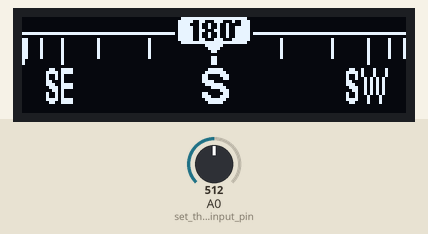
This sketch was run on a simulated Arduino Uno, built with avr-gcc and run on an emulated ATmega328P. Parts: 128×32 one-colour display. The inputs (shaded band) are chosen by the test bench; at power-on: A0 (set_the_analog_input_pin) = 512.

Above: at 1.2 s.
1.3 s: A0 (set_the_analog_input_pin) set to 716
At 2.5 s:
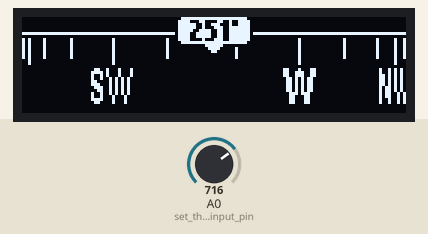
2.8 s: A0 (set_the_analog_input_pin) set to 900
At 3.6 s:
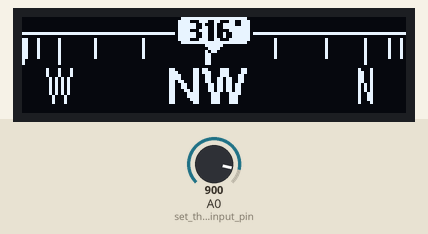
4.3 s: A0 (set_the_analog_input_pin) set to 1023
At 5.5 s:
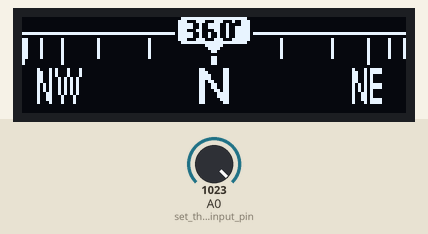
5.8 s: A0 (set_the_analog_input_pin) set to 306
At 6.6 s:
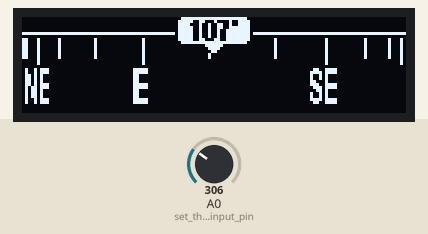
7.3 s: A0 (set_the_analog_input_pin) set to 122
At 8.2 s:
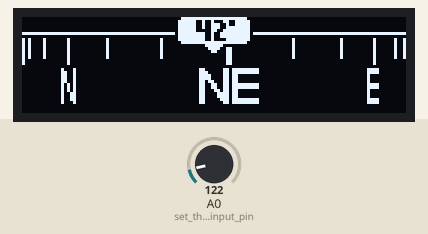
8.8 s: A0 (set_the_analog_input_pin) set to 54
At 9.2 s:
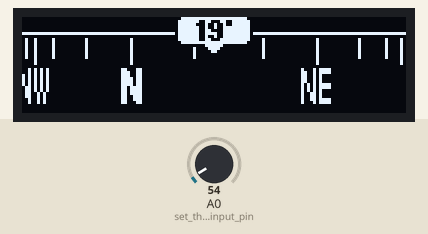
Timing chart, 0 to 11.3 s (numbered marks = the images above; inputs shaded):
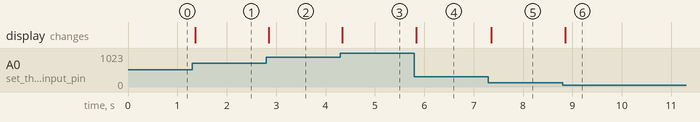

Measured:
- after the input at 1.3 s, the display: changes after 0.06 s (image 1)
- after the input at 2.8 s, the display: changes after 0.05 s (image 2)
- after the input at 4.3 s, the display: changes at once (image 3)
- after the input at 5.8 s, the display: changes at once (image 4)
- after the input at 7.3 s, the display: changes after 0.05 s (image 5)
- after the input at 8.8 s, the display: changes after 0.05 s (image 6)

The sketch:

arduino_oled_3d_compass__upir.ino
```cpp
#include <Arduino.h>
#include <U8g2lib.h> // u8g2 library is used to draw graphics on the OLED display
#include <Wire.h> // library required for IIC communication

//U8G2_SSD1306_128X64_NONAME_F_HW_I2C u8g2(U8G2_R0, /* reset=*/ U8X8_PIN_NONE); // initialization for the 128x64px OLED display
U8G2_SSD1306_128X32_UNIVISION_F_HW_I2C u8g2(U8G2_R0, /* reset=*/ U8X8_PIN_NONE); // initialization for the 128x32px OLED display, [full framebuffer, size = 512 bytes]


// two bubble images were drawn in Photopea and arrays were created using the image2cpp website

// 'img_bubble_fill', 26x13px
const unsigned char epd_bitmap_img_bubble_fill [] PROGMEM = {
  0xfc, 0xff, 0xff, 0x00, 0xfe, 0xff, 0xff, 0x01, 0xfe, 0xff, 0xff, 0x01, 0xfe, 0xff, 0xff, 0x01,
  0xfe, 0xff, 0xff, 0x01, 0xfe, 0xff, 0xff, 0x01, 0xfe, 0xff, 0xff, 0x01, 0xfe, 0xff, 0xff, 0x01,
  0xfc, 0xff, 0xff, 0x00, 0x00, 0xfc, 0x00, 0x00, 0x00, 0x78, 0x00, 0x00, 0x00, 0x30, 0x00, 0x00,
  0x00, 0x00, 0x00, 0x00
};
// 'img_bubble_outline', 26x13px
const unsigned char epd_bitmap_img_bubble_outline [] PROGMEM = {
  0xfe, 0xff, 0xff, 0x01, 0xff, 0xff, 0xff, 0x03, 0xff, 0xff, 0xff, 0x03, 0xff, 0xff, 0xff, 0x03,
  0xff, 0xff, 0xff, 0x03, 0xff, 0xff, 0xff, 0x03, 0xff, 0xff, 0xff, 0x03, 0xff, 0xff, 0xff, 0x03,
  0xfe, 0xff, 0xff, 0x01, 0xfc, 0xff, 0xff, 0x00, 0x00, 0xfc, 0x00, 0x00, 0x00, 0x78, 0x00, 0x00,
  0x00, 0x30, 0x00, 0x00
};


// scaled labels as images

// '000_letter_n_0', 26x12px
const unsigned char epd_bitmap_000_letter_n_0 [] PROGMEM = {
  0x00, 0x48, 0x00, 0x00, 0x00, 0x48, 0x00, 0x00, 0x00, 0x58, 0x00, 0x00, 0x00, 0x58, 0x00, 0x00,
  0x00, 0x58, 0x00, 0x00, 0x00, 0x58, 0x00, 0x00, 0x00, 0x68, 0x00, 0x00, 0x00, 0x68, 0x00, 0x00,
  0x00, 0x68, 0x00, 0x00, 0x00, 0x68, 0x00, 0x00, 0x00, 0x48, 0x00, 0x00, 0x00, 0x48, 0x00, 0x00
};
// '000_letter_n_1', 26x12px
const unsigned char epd_bitmap_000_letter_n_1 [] PROGMEM = {
  0x00, 0x88, 0x00, 0x00, 0x00, 0x98, 0x00, 0x00, 0x00, 0x98, 0x00, 0x00, 0x00, 0x98, 0x00, 0x00,
  0x00, 0x98, 0x00, 0x00, 0x00, 0xa8, 0x00, 0x00, 0x00, 0xa8, 0x00, 0x00, 0x00, 0xa8, 0x00, 0x00,
  0x00, 0xc8, 0x00, 0x00, 0x00, 0xc8, 0x00, 0x00, 0x00, 0xc8, 0x00, 0x00, 0x00, 0x88, 0x00, 0x00
};
// '000_letter_n_2', 26x12px
const unsigned char epd_bitmap_000_letter_n_2 [] PROGMEM = {
  0x00, 0x8c, 0x01, 0x00, 0x00, 0x9c, 0x01, 0x00, 0x00, 0x9c, 0x01, 0x00, 0x00, 0xbc, 0x01, 0x00,
  0x00, 0xbc, 0x01, 0x00, 0x00, 0xbc, 0x01, 0x00, 0x00, 0xec, 0x01, 0x00, 0x00, 0xec, 0x01, 0x00,
  0x00, 0xec, 0x01, 0x00, 0x00, 0xcc, 0x01, 0x00, 0x00, 0xcc, 0x01, 0x00, 0x00, 0x8c, 0x01, 0x00
};
// '000_letter_n_3', 26x12px
const unsigned char epd_bitmap_000_letter_n_3 [] PROGMEM = {
  0x00, 0x03, 0x03, 0x00, 0x00, 0x07, 0x03, 0x00, 0x00, 0x0f, 0x03, 0x00, 0x00, 0x0f, 0x03, 0x00,
  0x00, 0x1b, 0x03, 0x00, 0x00, 0x33, 0x03, 0x00, 0x00, 0x33, 0x03, 0x00, 0x00, 0x63, 0x03, 0x00,
  0x00, 0xc3, 0x03, 0x00, 0x00, 0xc3, 0x03, 0x00, 0x00, 0x83, 0x03, 0x00, 0x00, 0x03, 0x03, 0x00
};
// '045_letter_ne_0', 26x12px
const unsigned char epd_bitmap_045_letter_ne_0 [] PROGMEM = {
  0x00, 0xd2, 0x01, 0x00, 0x00, 0xd2, 0x01, 0x00, 0x00, 0x56, 0x00, 0x00, 0x00, 0x56, 0x00, 0x00,
  0x00, 0x56, 0x00, 0x00, 0x00, 0xd6, 0x01, 0x00, 0x00, 0xda, 0x01, 0x00, 0x00, 0x5a, 0x00, 0x00,
  0x00, 0x5a, 0x00, 0x00, 0x00, 0x5a, 0x00, 0x00, 0x00, 0xd2, 0x01, 0x00, 0x00, 0xd2, 0x01, 0x00
};
// '045_letter_ne_1', 26x12px
const unsigned char epd_bitmap_045_letter_ne_1 [] PROGMEM = {
  0x00, 0xd1, 0x03, 0x00, 0x00, 0xd3, 0x03, 0x00, 0x00, 0x53, 0x00, 0x00, 0x00, 0x53, 0x00, 0x00,
  0x00, 0x53, 0x00, 0x00, 0x00, 0xd5, 0x03, 0x00, 0x00, 0xd5, 0x03, 0x00, 0x00, 0x55, 0x00, 0x00,
  0x00, 0x59, 0x00, 0x00, 0x00, 0x59, 0x00, 0x00, 0x00, 0xd9, 0x03, 0x00, 0x00, 0xd1, 0x03, 0x00
};
// '045_letter_ne_2', 26x12px
const unsigned char epd_bitmap_045_letter_ne_2 [] PROGMEM = {
  0xc0, 0xd8, 0x0f, 0x00, 0xc0, 0xd9, 0x0f, 0x00, 0xc0, 0xd9, 0x00, 0x00, 0xc0, 0xdb, 0x00, 0x00,
  0xc0, 0xdb, 0x00, 0x00, 0xc0, 0xdb, 0x0f, 0x00, 0xc0, 0xde, 0x0f, 0x00, 0xc0, 0xde, 0x00, 0x00,
  0xc0, 0xde, 0x00, 0x00, 0xc0, 0xdc, 0x00, 0x00, 0xc0, 0xdc, 0x0f, 0x00, 0xc0, 0xd8, 0x0f, 0x00
};
// '045_letter_ne_3', 26x12px
const unsigned char epd_bitmap_045_letter_ne_3 [] PROGMEM = {
  0x18, 0xd8, 0x7f, 0x00, 0x38, 0xd8, 0x7f, 0x00, 0x78, 0xd8, 0x00, 0x00, 0x78, 0xd8, 0x00, 0x00,
  0xd8, 0xd8, 0x00, 0x00, 0x98, 0xd9, 0x7f, 0x00, 0x98, 0xd9, 0x7f, 0x00, 0x18, 0xdb, 0x00, 0x00,
  0x18, 0xde, 0x00, 0x00, 0x18, 0xde, 0x00, 0x00, 0x18, 0xdc, 0x7f, 0x00, 0x18, 0xd8, 0x7f, 0x00
};
// '090_letter_e_0', 26x12px
const unsigned char epd_bitmap_090_letter_e_0 [] PROGMEM = {
  0x00, 0x38, 0x00, 0x00, 0x00, 0x38, 0x00, 0x00, 0x00, 0x08, 0x00, 0x00, 0x00, 0x08, 0x00, 0x00,
  0x00, 0x08, 0x00, 0x00, 0x00, 0x38, 0x00, 0x00, 0x00, 0x38, 0x00, 0x00, 0x00, 0x08, 0x00, 0x00,
  0x00, 0x08, 0x00, 0x00, 0x00, 0x08, 0x00, 0x00, 0x00, 0x38, 0x00, 0x00, 0x00, 0x38, 0x00, 0x00
};
// '090_letter_e_1', 26x12px
const unsigned char epd_bitmap_090_letter_e_1 [] PROGMEM = {
  0x00, 0x78, 0x00, 0x00, 0x00, 0x78, 0x00, 0x00, 0x00, 0x08, 0x00, 0x00, 0x00, 0x08, 0x00, 0x00,
  0x00, 0x08, 0x00, 0x00, 0x00, 0x78, 0x00, 0x00, 0x00, 0x78, 0x00, 0x00, 0x00, 0x08, 0x00, 0x00,
  0x00, 0x08, 0x00, 0x00, 0x00, 0x08, 0x00, 0x00, 0x00, 0x78, 0x00, 0x00, 0x00, 0x78, 0x00, 0x00
};
// '090_letter_e_2', 26x12px
const unsigned char epd_bitmap_090_letter_e_2 [] PROGMEM = {
  0x00, 0x7c, 0x00, 0x00, 0x00, 0x7c, 0x00, 0x00, 0x00, 0x0c, 0x00, 0x00, 0x00, 0x0c, 0x00, 0x00,
  0x00, 0x0c, 0x00, 0x00, 0x00, 0x7c, 0x00, 0x00, 0x00, 0x7c, 0x00, 0x00, 0x00, 0x0c, 0x00, 0x00,
  0x00, 0x0c, 0x00, 0x00, 0x00, 0x0c, 0x00, 0x00, 0x00, 0x7c, 0x00, 0x00, 0x00, 0x7c, 0x00, 0x00
};
// '090_letter_e_3', 26x12px
const unsigned char epd_bitmap_090_letter_e_3 [] PROGMEM = {
  0x00, 0xfe, 0x03, 0x00, 0x00, 0xfe, 0x03, 0x00, 0x00, 0x06, 0x00, 0x00, 0x00, 0x06, 0x00, 0x00,
  0x00, 0x06, 0x00, 0x00, 0x00, 0xfe, 0x03, 0x00, 0x00, 0xfe, 0x03, 0x00, 0x00, 0x06, 0x00, 0x00,
  0x00, 0x06, 0x00, 0x00, 0x00, 0x06, 0x00, 0x00, 0x00, 0xfe, 0x03, 0x00, 0x00, 0xfe, 0x03, 0x00
};
// '135_letter_se_1', 26x12px
const unsigned char epd_bitmap_135_letter_se_1 [] PROGMEM = {
  0x00, 0xe6, 0x01, 0x00, 0x00, 0xef, 0x01, 0x00, 0x00, 0x29, 0x00, 0x00, 0x00, 0x29, 0x00, 0x00,
  0x00, 0x23, 0x00, 0x00, 0x00, 0xe7, 0x01, 0x00, 0x00, 0xee, 0x01, 0x00, 0x00, 0x2c, 0x00, 0x00,
  0x00, 0x29, 0x00, 0x00, 0x00, 0x29, 0x00, 0x00, 0x00, 0xef, 0x01, 0x00, 0x00, 0xe6, 0x01, 0x00
};
// '135_letter_se_0', 26x12px
const unsigned char epd_bitmap_135_letter_se_0 [] PROGMEM = {
  0x00, 0xe4, 0x00, 0x00, 0x00, 0xee, 0x00, 0x00, 0x00, 0x2a, 0x00, 0x00, 0x00, 0x2a, 0x00, 0x00,
  0x00, 0x22, 0x00, 0x00, 0x00, 0xe6, 0x00, 0x00, 0x00, 0xec, 0x00, 0x00, 0x00, 0x28, 0x00, 0x00,
  0x00, 0x2a, 0x00, 0x00, 0x00, 0x2a, 0x00, 0x00, 0x00, 0xee, 0x00, 0x00, 0x00, 0xe4, 0x00, 0x00
};
// '135_letter_se_2', 26x12px
const unsigned char epd_bitmap_135_letter_se_2 [] PROGMEM = {
  0x00, 0xcf, 0x07, 0x00, 0x80, 0xdf, 0x07, 0x00, 0x80, 0xd9, 0x00, 0x00, 0x80, 0xd9, 0x00, 0x00,
  0x80, 0xc3, 0x00, 0x00, 0x00, 0xcf, 0x07, 0x00, 0x00, 0xde, 0x07, 0x00, 0x00, 0xdc, 0x00, 0x00,
  0x80, 0xd9, 0x00, 0x00, 0x80, 0xd9, 0x00, 0x00, 0x00, 0xdf, 0x07, 0x00, 0x00, 0xcf, 0x07, 0x00
};
// '135_letter_se_3', 26x12px
const unsigned char epd_bitmap_135_letter_se_3 [] PROGMEM = {
  0xe0, 0xc3, 0x7f, 0x00, 0xf0, 0xc7, 0x7f, 0x00, 0x18, 0xce, 0x00, 0x00, 0x18, 0xcc, 0x00, 0x00,
  0x78, 0xc0, 0x00, 0x00, 0xf0, 0xc3, 0x7f, 0x00, 0xc0, 0xc7, 0x7f, 0x00, 0x00, 0xce, 0x00, 0x00,
  0x18, 0xcc, 0x00, 0x00, 0x38, 0xce, 0x00, 0x00, 0xf0, 0xc7, 0x7f, 0x00, 0xe0, 0xc3, 0x7f, 0x00
};
// '180_letter_s_0', 26x12px
const unsigned char epd_bitmap_180_letter_s_0 [] PROGMEM = {
  0x00, 0x20, 0x00, 0x00, 0x00, 0x70, 0x00, 0x00, 0x00, 0x50, 0x00, 0x00, 0x00, 0x50, 0x00, 0x00,
  0x00, 0x10, 0x00, 0x00, 0x00, 0x30, 0x00, 0x00, 0x00, 0x60, 0x00, 0x00, 0x00, 0x40, 0x00, 0x00,
  0x00, 0x50, 0x00, 0x00, 0x00, 0x50, 0x00, 0x00, 0x00, 0x70, 0x00, 0x00, 0x00, 0x20, 0x00, 0x00
};
// '180_letter_s_1', 26x12px
const unsigned char epd_bitmap_180_letter_s_1 [] PROGMEM = {
  0x00, 0x30, 0x00, 0x00, 0x00, 0x78, 0x00, 0x00, 0x00, 0x48, 0x00, 0x00, 0x00, 0x48, 0x00, 0x00,
  0x00, 0x18, 0x00, 0x00, 0x00, 0x38, 0x00, 0x00, 0x00, 0x70, 0x00, 0x00, 0x00, 0x60, 0x00, 0x00,
  0x00, 0x48, 0x00, 0x00, 0x00, 0x48, 0x00, 0x00, 0x00, 0x78, 0x00, 0x00, 0x00, 0x30, 0x00, 0x00
};
// '180_letter_s_2', 26x12px
const unsigned char epd_bitmap_180_letter_s_2 [] PROGMEM = {
  0x00, 0x78, 0x00, 0x00, 0x00, 0xfc, 0x00, 0x00, 0x00, 0xcc, 0x00, 0x00, 0x00, 0xcc, 0x00, 0x00,
  0x00, 0x1c, 0x00, 0x00, 0x00, 0x78, 0x00, 0x00, 0x00, 0xf0, 0x00, 0x00, 0x00, 0xe0, 0x00, 0x00,
  0x00, 0xcc, 0x00, 0x00, 0x00, 0xcc, 0x00, 0x00, 0x00, 0xf8, 0x00, 0x00, 0x00, 0x78, 0x00, 0x00
};
// '180_letter_s_3', 26x12px
const unsigned char epd_bitmap_180_letter_s_3 [] PROGMEM = {
  0x00, 0xf8, 0x00, 0x00, 0x00, 0xfc, 0x01, 0x00, 0x00, 0x86, 0x03, 0x00, 0x00, 0x06, 0x03, 0x00,
  0x00, 0x1e, 0x00, 0x00, 0x00, 0xfc, 0x00, 0x00, 0x00, 0xf0, 0x01, 0x00, 0x00, 0x80, 0x03, 0x00,
  0x00, 0x06, 0x03, 0x00, 0x00, 0x8e, 0x03, 0x00, 0x00, 0xfc, 0x01, 0x00, 0x00, 0xf8, 0x00, 0x00
};
// '225_letter_sw_0', 26x12px
const unsigned char epd_bitmap_225_letter_sw_0 [] PROGMEM = {
  0x00, 0x52, 0x01, 0x00, 0x00, 0x57, 0x01, 0x00, 0x00, 0x55, 0x01, 0x00, 0x00, 0x55, 0x01, 0x00,
  0x00, 0x51, 0x01, 0x00, 0x00, 0x53, 0x01, 0x00, 0x00, 0x56, 0x01, 0x00, 0x00, 0x54, 0x01, 0x00,
  0x00, 0xa5, 0x00, 0x00, 0x00, 0xa5, 0x00, 0x00, 0x00, 0xa7, 0x00, 0x00, 0x00, 0xa2, 0x00, 0x00
};
// '225_letter_sw_1', 26x12px
const unsigned char epd_bitmap_225_letter_sw_1 [] PROGMEM = {
  0x80, 0x89, 0x08, 0x00, 0xc0, 0x8b, 0x08, 0x00, 0x40, 0x8a, 0x08, 0x00, 0x40, 0x52, 0x05, 0x00,
  0xc0, 0x50, 0x05, 0x00, 0xc0, 0x51, 0x05, 0x00, 0x80, 0x53, 0x05, 0x00, 0x00, 0x53, 0x05, 0x00,
  0x40, 0x52, 0x05, 0x00, 0x40, 0x22, 0x02, 0x00, 0xc0, 0x23, 0x02, 0x00, 0x80, 0x21, 0x02, 0x00
};
// '225_letter_sw_2', 26x12px
const unsigned char epd_bitmap_225_letter_sw_2 [] PROGMEM = {
  0xc0, 0x33, 0x62, 0x00, 0xe0, 0x37, 0x66, 0x00, 0x60, 0x36, 0x67, 0x00, 0x60, 0x66, 0x35, 0x00,
  0xe0, 0x60, 0x35, 0x00, 0xc0, 0x63, 0x35, 0x00, 0x80, 0x67, 0x35, 0x00, 0x00, 0x67, 0x35, 0x00,
  0x60, 0xc6, 0x1d, 0x00, 0x60, 0xc6, 0x18, 0x00, 0xc0, 0xc7, 0x18, 0x00, 0xc0, 0xc3, 0x18, 0x00
};
// '225_letter_sw_3', 26x12px
const unsigned char epd_bitmap_225_letter_sw_3 [] PROGMEM = {
  0xf8, 0x18, 0x0e, 0x03, 0xfc, 0x39, 0x0e, 0x03, 0x86, 0x33, 0x8e, 0x01, 0x06, 0x33, 0x9b, 0x01,
  0x1e, 0x30, 0x9b, 0x01, 0xfc, 0x60, 0xdb, 0x00, 0xf0, 0x61, 0xdb, 0x00, 0x80, 0x63, 0xdb, 0x00,
  0x06, 0xc3, 0xf1, 0x00, 0x8e, 0xc3, 0x71, 0x00, 0xfc, 0xc1, 0x71, 0x00, 0xf8, 0xc0, 0x71, 0x00
};
// '270_letter_w_1', 26x12px
const unsigned char epd_bitmap_270_letter_w_1 [] PROGMEM = {
  0x00, 0x22, 0x02, 0x00, 0x00, 0x22, 0x02, 0x00, 0x00, 0x22, 0x02, 0x00, 0x00, 0x54, 0x01, 0x00,
  0x00, 0x54, 0x01, 0x00, 0x00, 0x54, 0x01, 0x00, 0x00, 0x54, 0x01, 0x00, 0x00, 0x54, 0x01, 0x00,
  0x00, 0x54, 0x01, 0x00, 0x00, 0x88, 0x00, 0x00, 0x00, 0x88, 0x00, 0x00, 0x00, 0x88, 0x00, 0x00
};
// '270_letter_w_0', 26x12px
const unsigned char epd_bitmap_270_letter_w_0 [] PROGMEM = {
  0x00, 0xa8, 0x00, 0x00, 0x00, 0xa8, 0x00, 0x00, 0x00, 0xa8, 0x00, 0x00, 0x00, 0xa8, 0x00, 0x00,
  0x00, 0xa8, 0x00, 0x00, 0x00, 0xa8, 0x00, 0x00, 0x00, 0xa8, 0x00, 0x00, 0x00, 0xa8, 0x00, 0x00,
  0x00, 0x50, 0x00, 0x00, 0x00, 0x50, 0x00, 0x00, 0x00, 0x50, 0x00, 0x00, 0x00, 0x50, 0x00, 0x00
};
// '270_letter_w_2', 26x12px
const unsigned char epd_bitmap_270_letter_w_2 [] PROGMEM = {
  0x00, 0x23, 0x06, 0x00, 0x00, 0x73, 0x06, 0x00, 0x00, 0x73, 0x06, 0x00, 0x00, 0x56, 0x03, 0x00,
  0x00, 0x56, 0x03, 0x00, 0x00, 0x56, 0x03, 0x00, 0x00, 0x56, 0x03, 0x00, 0x00, 0x56, 0x03, 0x00,
  0x00, 0xdc, 0x01, 0x00, 0x00, 0x8c, 0x01, 0x00, 0x00, 0x8c, 0x01, 0x00, 0x00, 0x8c, 0x01, 0x00
};
// '270_letter_w_3', 26x12px
const unsigned char epd_bitmap_270_letter_w_3 [] PROGMEM = {
  0xc0, 0x70, 0x18, 0x00, 0xc0, 0x71, 0x18, 0x00, 0x80, 0x71, 0x0c, 0x00, 0x80, 0xd9, 0x0c, 0x00,
  0x80, 0xd9, 0x0c, 0x00, 0x00, 0xdb, 0x06, 0x00, 0x00, 0xdb, 0x06, 0x00, 0x00, 0xdb, 0x06, 0x00,
  0x00, 0x8e, 0x07, 0x00, 0x00, 0x8e, 0x03, 0x00, 0x00, 0x8e, 0x03, 0x00, 0x00, 0x8e, 0x03, 0x00
};
// '315_letter_nw_1', 26x12px
const unsigned char epd_bitmap_315_letter_nw_1 [] PROGMEM = {
  0x20, 0x8a, 0x08, 0x00, 0x60, 0x8a, 0x08, 0x00, 0x60, 0x8a, 0x08, 0x00, 0x60, 0x52, 0x05, 0x00,
  0x60, 0x52, 0x05, 0x00, 0xa0, 0x52, 0x05, 0x00, 0xa0, 0x52, 0x05, 0x00, 0xa0, 0x52, 0x05, 0x00,
  0x20, 0x53, 0x05, 0x00, 0x20, 0x23, 0x02, 0x00, 0x20, 0x23, 0x02, 0x00, 0x20, 0x22, 0x02, 0x00
};
// '315_letter_nw_0', 26x12px
const unsigned char epd_bitmap_315_letter_nw_0 [] PROGMEM = {
  0x00, 0xa9, 0x02, 0x00, 0x00, 0xa9, 0x02, 0x00, 0x00, 0xab, 0x02, 0x00, 0x00, 0xab, 0x02, 0x00,
  0x00, 0xab, 0x02, 0x00, 0x00, 0xab, 0x02, 0x00, 0x00, 0xad, 0x02, 0x00, 0x00, 0xad, 0x02, 0x00,
  0x00, 0x4d, 0x01, 0x00, 0x00, 0x4d, 0x01, 0x00, 0x00, 0x49, 0x01, 0x00, 0x00, 0x49, 0x01, 0x00
};
// '315_letter_nw_2', 26x12px
const unsigned char epd_bitmap_315_letter_nw_2 [] PROGMEM = {
  0x60, 0x36, 0x62, 0x00, 0xe0, 0x36, 0x67, 0x00, 0xe0, 0x36, 0x67, 0x00, 0xe0, 0x67, 0x35, 0x00,
  0xe0, 0x67, 0x35, 0x00, 0xe0, 0x67, 0x35, 0x00, 0xe0, 0x67, 0x35, 0x00, 0xe0, 0x67, 0x35, 0x00,
  0xe0, 0xc7, 0x1d, 0x00, 0x60, 0xc7, 0x18, 0x00, 0x60, 0xc7, 0x18, 0x00, 0x60, 0xc6, 0x18, 0x00
};
// '315_letter_nw_3', 26x12px
const unsigned char epd_bitmap_315_letter_nw_3 [] PROGMEM = {
  0x03, 0x1b, 0x0e, 0x03, 0x07, 0x3b, 0x0e, 0x03, 0x0f, 0x33, 0x8e, 0x01, 0x0f, 0x33, 0x9b, 0x01,
  0x1b, 0x33, 0x9b, 0x01, 0x33, 0x63, 0xdb, 0x00, 0x33, 0x63, 0xdb, 0x00, 0x63, 0x63, 0xdb, 0x00,
  0xc3, 0xc3, 0xf1, 0x00, 0xc3, 0xc3, 0x71, 0x00, 0x83, 0xc3, 0x71, 0x00, 0x03, 0xc3, 0x71, 0x00
};

// Array of all bitmaps for convenience. (Total bytes used to store images in PROGMEM = 2048)
const int epd_bitmap_allArray_LEN = 32;
const unsigned char* character_bitmaps[32] = {
  epd_bitmap_000_letter_n_0,
  epd_bitmap_000_letter_n_1,
  epd_bitmap_000_letter_n_2,
  epd_bitmap_000_letter_n_3,
  epd_bitmap_045_letter_ne_0,
  epd_bitmap_045_letter_ne_1,
  epd_bitmap_045_letter_ne_2,
  epd_bitmap_045_letter_ne_3,
  epd_bitmap_090_letter_e_0,
  epd_bitmap_090_letter_e_1,
  epd_bitmap_090_letter_e_2,
  epd_bitmap_090_letter_e_3,
  epd_bitmap_135_letter_se_0,
  epd_bitmap_135_letter_se_1,
  epd_bitmap_135_letter_se_2,
  epd_bitmap_135_letter_se_3,
  epd_bitmap_180_letter_s_0,
  epd_bitmap_180_letter_s_1,
  epd_bitmap_180_letter_s_2,
  epd_bitmap_180_letter_s_3,
  epd_bitmap_225_letter_sw_0,
  epd_bitmap_225_letter_sw_1,
  epd_bitmap_225_letter_sw_2,
  epd_bitmap_225_letter_sw_3,
  epd_bitmap_270_letter_w_0,
  epd_bitmap_270_letter_w_1,
  epd_bitmap_270_letter_w_2,
  epd_bitmap_270_letter_w_3,
  epd_bitmap_315_letter_nw_0,
  epd_bitmap_315_letter_nw_1,
  epd_bitmap_315_letter_nw_2,
  epd_bitmap_315_letter_nw_3
};


int compass_degrees; // 0-360° -- compass heading, for now, this value is taken from the potentiometer value
char buffer[20]; // helper buffer for displaying strings on the display
int xpos_offset; // x offset of all the tickmarks
int xpos_with_offset; // x position of the tickmark with applied offset
float xpos_final; // final x position for the tickmark
int str_width; // calculated width of the string

int labels_count = 3; // number of different images for every label (for example, "SW"), 3 = total of 4 images per label
int label_display = 0; // which label version to display for the current big tickmark
int SHOW_SCALED_LABEL = 1; // should we show the scaled label (drawn using image) or the standard non-scaled label (drawn using the u8g2 font)

char *compass_labels[] = {"N", "NE", "E", "SE", "S", "SW", "W", "NW", "N"}; // array with strings for big tickmarks

void setup(void) {
  u8g2.begin(); // start the u8g2 library
  pinMode(A0, INPUT); // set the analog input pin A0 as input
}

void loop(void) {

  compass_degrees = map(analogRead(A0), 0, 1023, 0, 360); // use the potentiometer to set the degrees between 0-360°
  xpos_offset = round((360 - compass_degrees) / 360.0 * 240.0); // calculate the X offset for all the tickmarks, max offset is 10(px)*24(tickmarks) = 240px

  u8g2.clearBuffer();	// clear the internal memory
  u8g2.setDrawColor(1); // set the drawing color to white
  u8g2.setBitmapMode(1); // draw transparent images

  for (int i = 0; i < 24; i++) { // go over all 24 tickmarks

    xpos_with_offset = (64 + (i * 10) + xpos_offset) % 240; // calculate the x offset for all tickmarks, do not go over 240px

    if (xpos_with_offset > 2 && xpos_with_offset < 128) { // only draw tickmarks that are inside the visible area (display width is 128px)

      // adjust the position using the power function
      if (xpos_with_offset < 64) {
        xpos_final = xpos_with_offset / 64.0; // convert 0-64 into 0-1 range to work nicely with the power function
        xpos_final = pow(xpos_final, 2.5); // add easing by having the power function, tweak the exponent for different result
        label_display = round(xpos_final * 1.0 * labels_count); // calculate which scaled label to show based on the x position
        xpos_final = xpos_final * 64.0; // convert 0-1 back into 0-64 (left side of the screen)
      } else {
        xpos_final = (128 - xpos_with_offset) / 64.0; // convert 0-64 into 0-1 range to work nicely with the power function
        xpos_final = pow(xpos_final, 2.5); // add easing by having the power function, tweak the exponent for different result
        label_display = round(xpos_final * 1.0 * labels_count); // calculate which scaled label to show based on the x position
        xpos_final = (64 - (xpos_final * 64.0)) + 64; // convert 1-0 back into 64-128 (right side of the screen)
      }

      xpos_final = round(xpos_final); // round the final x position to integer value

      if (i % 3 == 0) { // if the tickmark number is divisible by 3 == this is the big tickmark, show also the label
        u8g2.drawLine(xpos_final, 7, xpos_final, 15); // draw big tickmark line

        // draw either scaled labels (images) or standard labels (u8g2 font)
        if (SHOW_SCALED_LABEL == 0) { // standard label
          str_width = u8g2.getStrWidth(compass_labels[i / 3]); // calculate the string width
          u8g2.drawStr(xpos_final - str_width / 2, 24, compass_labels[i / 3]); // draw string
        } else { // scaled label
          int bitmap_index = ((i / 3) * (labels_count + 1)) + label_display; // which version of the image to display
          int label_xpos = xpos_final - (26 / 2); // all the images have the same width, the x pos could be easily calculated
          if (xpos_final > (0 + 3) && xpos_final < (128 - 3)) { // only draw labels if the x position is in certain range
            u8g2.drawXBMP(label_xpos, 10 + 7, 26, 12, character_bitmaps[bitmap_index]);
          }
        }

        if (label_display == labels_count) { // if we are drawing the "widest" label, draw the tickmark as 2px line (instead of just 1px line)
          u8g2.drawLine(xpos_final - 1, 7 + 0, xpos_final - 1, 7 + 8);
        }

      } else { // small tickmark without any label
        u8g2.drawLine(xpos_final, 7, xpos_final, 13); // draw tickmark
      }

    }
  }


  u8g2.drawLine(0, 5, 127, 5); // draw horizontal line

  u8g2.setDrawColor(0); // black color
  u8g2.drawXBMP(51, 0, 26, 13, epd_bitmap_img_bubble_outline); // bubble outline
  u8g2.setDrawColor(1); // white color
  u8g2.drawXBMP(51, 0, 26, 13, epd_bitmap_img_bubble_fill); // bubble fill

  u8g2.setDrawColor(0); // black color
  u8g2.setFontDirection(0); // normal font direction
  u8g2.setFont(u8g2_font_squeezed_b7_tr); // set font
  sprintf(buffer, "%d'", compass_degrees); // convert compass degree integer to string, add the ' symbol that (somehow) looks like degree symbol (degree symbol is not present in the font)
  str_width = u8g2.getStrWidth(buffer); // calculate the string width
  u8g2.drawStr(64 - str_width / 2, 8, buffer); // draw centered string

  u8g2.sendBuffer(); // transfer internal memory to the display
}
```
